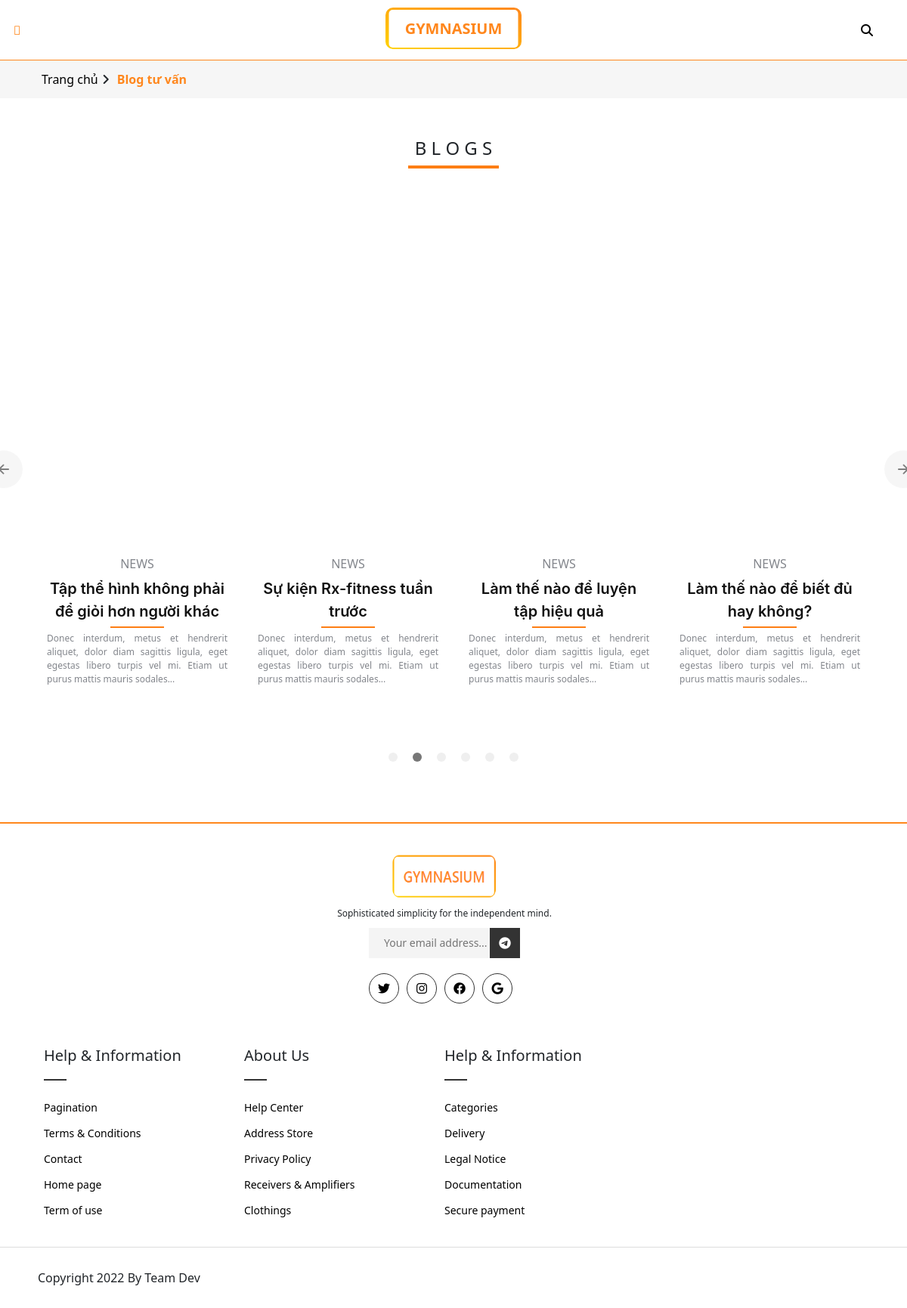
Screenshot of /blogs with the database file from the repository.
### tables this page shows
CREATE TABLE `blog` (
  `ID` int(10) UNSIGNED NOT NULL,
  `TITLE` varchar(255) DEFAULT NULL,
  `IMAGE` text DEFAULT NULL,
  `CONTENT` text DEFAULT NULL,
  `TIMESTAMP` datetime DEFAULT NULL,
  `WRITER` varchar(50) DEFAULT NULL
);

### app/controllers/Blogs.class.php (called while the page is built, shortened)
<?php
    class Blogs extends Controller {
        private $blogModel;
        public function __construct()
        {
            $this->blogModel = $this->loadModel('Blog');
        }
        public function index()
        {
            $this->render('components/blogpage', [
                "blogs" => $this->blogModel->getBlogList(),
            ]);
        }
    }
?>

### app/libraries/Core.php (called while the page is built, shortened)
<?php
class Core
{
	protected $currentMethod = 'index';
	public function __construct()
	{
		$url = $this->getUrl();
		if (isset($url[0]) && file_exists('../app/controllers/' . ucwords($url[0]) . '.class.php')) {
			unset($url[0]);
		} else if (isset($url[0])) {
			$data = ['headTitle' => 'Not found', 'cssFile' => 'errors', "errorCode" => 404];
			die(require_once("../app/views/errors.php"));
		}
		$this->currentController = new $this->currentController;
		$this->params = $url ? array_values($url) : [];
		call_user_func_array([$this->currentController, $this->currentMethod], $this->params);
	}
	public function getUrl()
	{
		if (isset($_GET['url'])) {
			$url = rtrim($_GET['url'], '/');
			$url = filter_var($url, FILTER_SANITIZE_URL);
			$url = explode('/', $url);
			return $url;
		}
		return false;
	}
}

### app/require.php (called while the page is built, shortened)
<?php
	require_once 'libraries/Core.php';
	require_once 'libraries/Database.php';
	$init = new Core();

### public/index.php (called while the page is built, shortened)
<?php
require_once '../app/require.php';

### app/libraries/Database.php (called while the page is built, shortened)
<?php
	class Database {
		private $dbHost = DB_HOST;
		private $dbUser = DB_USER;
		private $dbPass = DB_PASS;
		private $dbName = DB_NAME;
		private $statement;
		private $dbHandler;
		public function __construct() {
			$conn = 'mysql:host=' . $this->dbHost . ';dbname=' . $this->dbName;
			$options = array(
				PDO::ATTR_PERSISTENT => true,
				PDO::ATTR_ERRMODE => PDO::ERRMODE_EXCEPTION
			);
			try {
				$this->dbHandler = new PDO($conn, $this->dbUser, $this->dbPass, $options);
			} catch (PDOException $e) {
				$this->error = $e->getMessage();
				echo $this->error;
			}
		}
		public function query($sql) {
			$this->statement = $this->dbHandler->prepare($sql);
		}
		public function execute() {
			return $this->statement->execute();
		}
		public function fetchAll() {
			$this->execute();
			return $this->statement->fetchAll(PDO::FETCH_OBJ);
		}
	}

### app/models/Blog.php (called while the page is built, shortened)
<?php
class Blog {
    private Database $db;
    public function __construct()
    {
        $this->db = new Database();
    }
    public function getBlogList()
    {
        $this->db->query('SELECT * FROM blog');
        $row = $this->db->fetchAll();
        return $row;
    }
}
?>

### app/views/components/blogpage.php (the view, shortened to what this page needs)
<div class="product-detail">
    <div class="headProduct d-flex align-items-center">
        <div class="head-container">
            <a href="<?php echo URL_ROOT ?>/">
                <button type="button">
                    Trang chủ
                </button>
            </a>
            <p>
                <i class="fas fa-angle-right"></i>
            </p>
            <p class="title">
                Blog tư vấn
            </p>
        </div>
    </div>
</div>
<div class="ourblog mt-5">B L O G S</div>
<div class="horizontalline"></div>
<?php
    $i = 0;
    echo "<div class='container image-slider'>";
    while ($i<count($data['blogs'])) {
        $hreflink =  URL_ROOT . "/blogs/detail/".$data['blogs'][$i]->ID;
        $bgurl = $data['blogs'][$i]->IMAGE;
        $title = $data['blogs'][$i]->TITLE;
        echo "
        <div class='image-item'>
            <div class='image-grid__item'>
                <a href='$hreflink' class='grid-item'>
                <div class='grid-item__image' style='background-image: url($bgurl)'></div>
                <div class='grid-item__hover'></div>
                <div class='grid-item__name'>Read more</div>
                </a>
            </div>
            <h4 class='image-title'>NEWS</h4>
            <div class='image-description'>
                $title
            </div>
            <div class='image-hr'></div>
            <div class='image-detail'>
                Donec interdum, metus et hendrerit aliquet, dolor diam sagittis ligula, eget egestas libero turpis vel mi. Etiam ut purus mattis mauris sodales...
            </div>
        </div>
        ";
        $i++;
    }
    echo "</div>"
?>

### public/css/app.style.css (style rules this page uses)
* { box-sizing: border-box; padding: 0; margin: 0; }
.image-slider { margin: auto; margin-bottom: 100px; }
.image-item { display: flex; flex-direction: column; padding: 20px; border-radius: 10px; text-align: center; }
.image-title { font-size: 16px; font-weight: 300; text-align: center; color: #83868c; }
.image-hr { background-color: #fd7e14; padding: 1px; width: 30%; margin: 5px auto; }
.image-description { font-size: 20px; color: #111111; font-weight: 600; font-family: -apple-system, BlinkMacSystemFont, 'Segoe UI', Roboto, Oxygen, Ubuntu, Cantarell, 'Open Sans', 'Helvetica Neue', sans-serif; text-align:center; transition: all .3s ease; }
.image-detail { font-size: 12px; font-weight: 400; color: #83868c; text-align: justify; }
.ourblog { font-size: 24px; font-weight: 500; text-align: center; }
.horizontalline { border: 2px solid #fd7e14; width: 120px; margin: 5px auto 30px auto; }
.image-grid__item { width: 100%; display: flex; flex-direction: column; flex-grow: 0; flex-shrink: 0; flex-basis: 360px; align-items: stretch; justify-content: center; position: relative; height: 450px; margin-right: 14px; margin-bottom: 14px; transition: transform 0.14s ease-in, text-shadow 0.1s ease-in; }
.image-grid__item:before { content: ""; visibility: hidden; position: absolute; top: 0; left: 0; right: 0; bottom: 0; background: none; box-shadow: 0 10px 24px 0px rgba(0, 0, 0, 0.06), 0 8px 20px -2px rgba(0, 0, 0, 0.1), 0 6px 10px -6px rgba(0, 0, 0, 0.2); transition: visibility 0.1s ease-out, opacity 0.1s ease-out; opacity: 0; }
.grid-item { display: flex; position: relative; flex-direction: column; flex-grow: 1; flex-shrink: 1; align-items: stretch; justify-content: center; text-decoration: none; color: #eeeeee; overflow: hidden; }
.grid-item__image { width: 100%; position: absolute; top: 0; left: 0; right: 0; bottom: 0; background-size: cover; background-position: center center; transform: scale(1); will-change: transform; transition: transform 0.35s cubic-bezier(0.25, 0.46, 0.45, 0.94); z-index: 0; border-radius: 10px; }
.product-detail { width: 100%; }
.product-detail .headProduct { background-color: #f6f6f6; width: 100%; margin-bottom: 30px; }
.product-detail .headProduct .head-container { width: 100%; display: flex; align-items: center; padding: 0px 55px; }
.product-detail .headProduct .head-container button { border: none; outline: none; background-color: transparent; transition: all 0.4s; }
.product-detail .headProduct p { height: 50px; margin: 0px 5px; display: flex; align-items: center; }
.product-detail .headProduct p.title { color: #ff871d; font-weight: 600; }

### public/css/global.style.css (style rules this page uses)
html, body { margin: 0; color: OOO; }

### public/css/grid.style.css (style rules this page uses)
p { font-weight: normal; line-height: inherit; }
p+p { margin-top: 10px; }

### rows the page displays
blog: TITLE "Tập thể hình không phải để giỏi hơn người khác"
blog: TITLE "Sự kiện Rx-fitness tuần trước"
blog: TITLE "Làm thế nào để luyện tập hiệu quả"
blog: TITLE "Làm thế nào để biết đủ hay không?"
